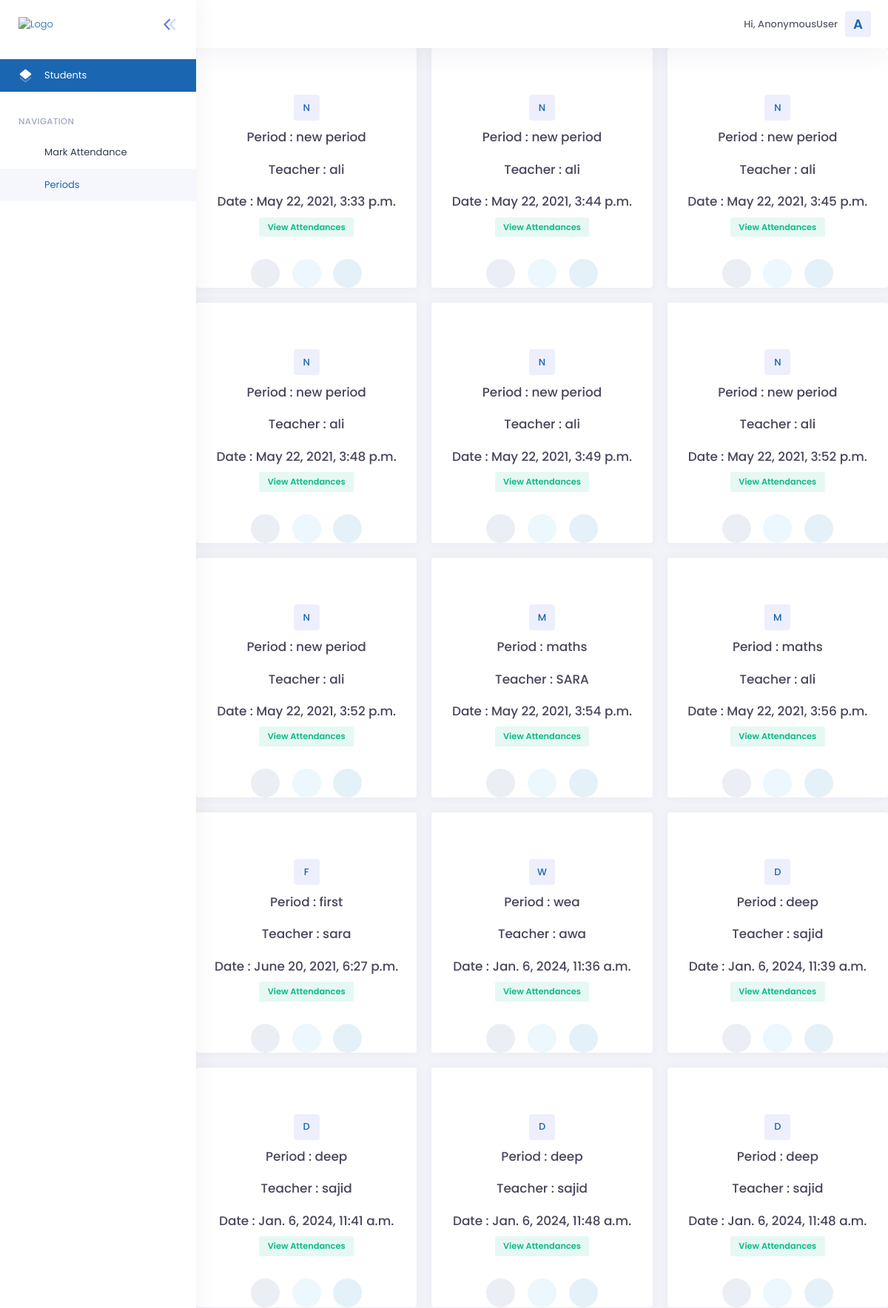
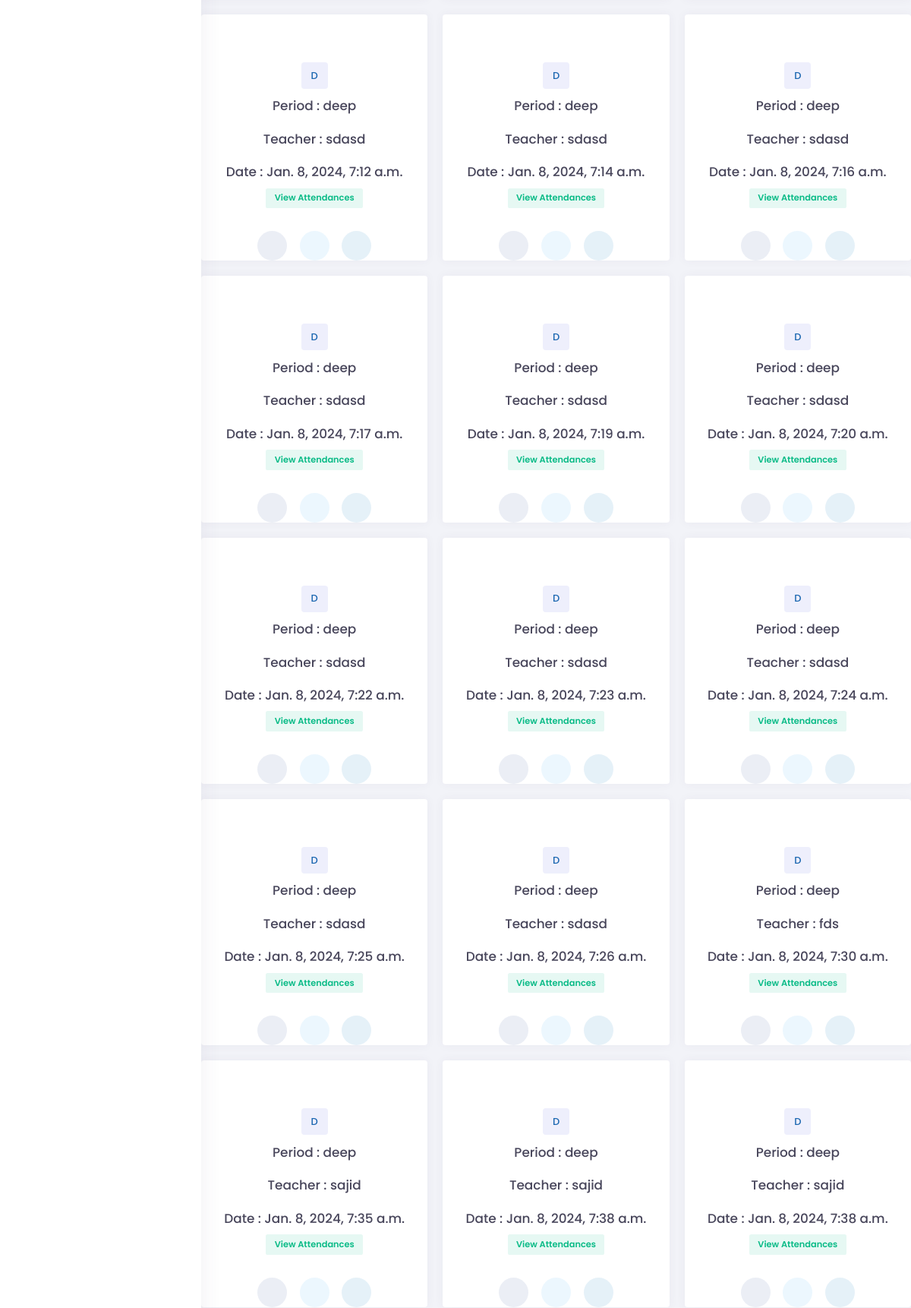
The page /periods (upper part) on the database its author committed (2 pictures, top to bottom).
### attendance/models.py (models this page shows)
class Period(models.Model):
    teacher_name = models.CharField(blank=True , null=True, max_length=50)
    period_name = models.CharField(blank=True , null=True, max_length=50)
    time_start = models.DateTimeField(null = True)
    time_end = models.DateTimeField(null = True)

### attendance/views.py (the view)
# urls.py: path('periods', views.periods, name="periods"),
def periods(request):
	data={}
	periods = Period.objects.all().order_by('time_start')
	data['periods'] = periods
	return render(request , 'all_periods.html' , data)

### templates/all_periods.html (shortened to what this page needs)
{% extends 'base.html' %}
{% block body %}
<div class="row">
{% for period in periods %}
								<div class="col-xl-3 col-lg-4 col-md-6">
									<div class="kt-portlet kt-portlet--height-fluid">
										<div class="kt-portlet__head kt-portlet__head--noborder">
										</div>
										<div class="kt-portlet__body kt-portlet__body--fit-y">
											<div class="kt-widget kt-widget--user-profile-4">
												<div class="kt-widget__head">
													<div class="kt-widget__media">
														<span class="kt-badge kt-badge--username kt-badge--unified-primary kt-badge--lg kt-badge--rounded kt-badge--bold">{{period.period_name.0|capfirst}}</span>
													</div>
													<div class="kt-widget__content">
														<div class="kt-widget__section">
															<a href="#" class="kt-widget__username">
																Period : {{period.period_name}}
															</a>
															<a href="#" class="kt-widget__username">
																Teacher : {{period.teacher_name}}
															</a>
															<a href="#" class="kt-widget__username">
																Date : {{period.time_start}}
															</a>
															<div class="kt-widget__button">
															<a href="/all_attendances/{{period.id}}">	<span class="btn btn-label-success btn-sm">View Attendances</span> </a>
															</div>
															<div class="kt-widget__action">
																<a href="#" class="btn btn-icon btn-circle btn-label-facebook">
																	<i class="socicon-facebook"></i>
																</a>
																<a href="#" class="btn btn-icon btn-circle btn-label-twitter">
																	<i class="socicon-twitter"></i>
																</a>
																<a href="#" class="btn btn-icon btn-circle btn-label-linkedin">
																	<i class="socicon-linkedin"></i>
																</a>
															</div>
														</div>
													</div>
												</div>
											</div>
										</div>
									</div>
								</div>
    {% endfor %}
							</div>
{% endblock body %}

### rows shown on the page
Period: period_name.0 "N", period_name "new period", teacher_name "ali", time_start "May 22, 2021, 3:33 p.m."
Period: period_name.0 "N", period_name "new period", teacher_name "ali", time_start "May 22, 2021, 3:44 p.m."
Period: period_name.0 "N", period_name "new period", teacher_name "ali", time_start "May 22, 2021, 3:45 p.m."
Period: period_name.0 "N", period_name "new period", teacher_name "ali", time_start "May 22, 2021, 3:48 p.m."
Period: period_name.0 "N", period_name "new period", teacher_name "ali", time_start "May 22, 2021, 3:49 p.m."
Period: period_name.0 "N", period_name "new period", teacher_name "ali", time_start "May 22, 2021, 3:52 p.m."
Period: period_name.0 "N", period_name "new period", teacher_name "ali", time_start "May 22, 2021, 3:52 p.m."
Period: period_name.0 "M", period_name "maths", teacher_name "SARA", time_start "May 22, 2021, 3:54 p.m."
Period: period_name.0 "M", period_name "maths", teacher_name "ali", time_start "May 22, 2021, 3:56 p.m."
Period: period_name.0 "F", period_name "first", teacher_name "sara", time_start "June 20, 2021, 6:27 p.m."
Period: period_name.0 "W", period_name "wea", teacher_name "awa", time_start "Jan. 6, 2024, 11:36 a.m."
Period: period_name.0 "D", period_name "deep", teacher_name "sajid", time_start "Jan. 6, 2024, 11:39 a.m."
Period: period_name.0 "D", period_name "deep", teacher_name "sajid", time_start "Jan. 6, 2024, 11:41 a.m."
Period: period_name.0 "D", period_name "deep", teacher_name "sajid", time_start "Jan. 6, 2024, 11:48 a.m."
Period: period_name.0 "D", period_name "deep", teacher_name "sajid", time_start "Jan. 6, 2024, 11:48 a.m."
Period: period_name.0 "D", period_name "deep", teacher_name "sdasd", time_start "Jan. 8, 2024, 7:12 a.m."
Period: period_name.0 "D", period_name "deep", teacher_name "sdasd", time_start "Jan. 8, 2024, 7:14 a.m."
Period: period_name.0 "D", period_name "deep", teacher_name "sdasd", time_start "Jan. 8, 2024, 7:16 a.m."
Period: period_name.0 "D", period_name "deep", teacher_name "sdasd", time_start "Jan. 8, 2024, 7:17 a.m."
Period: period_name.0 "D", period_name "deep", teacher_name "sdasd", time_start "Jan. 8, 2024, 7:19 a.m."
Period: period_name.0 "D", period_name "deep", teacher_name "sdasd", time_start "Jan. 8, 2024, 7:20 a.m."
Period: period_name.0 "D", period_name "deep", teacher_name "sdasd", time_start "Jan. 8, 2024, 7:22 a.m."
Period: period_name.0 "D", period_name "deep", teacher_name "sdasd", time_start "Jan. 8, 2024, 7:23 a.m."
Period: period_name.0 "D", period_name "deep", teacher_name "sdasd", time_start "Jan. 8, 2024, 7:24 a.m."
Period: period_name.0 "D", period_name "deep", teacher_name "sdasd", time_start "Jan. 8, 2024, 7:25 a.m."
Period: period_name.0 "D", period_name "deep", teacher_name "sdasd", time_start "Jan. 8, 2024, 7:26 a.m."
Period: period_name.0 "D", period_name "deep", teacher_name "fds", time_start "Jan. 8, 2024, 7:30 a.m."
Period: period_name.0 "D", period_name "deep", teacher_name "sajid", time_start "Jan. 8, 2024, 7:35 a.m."
Period: period_name.0 "D", period_name "deep", teacher_name "sajid", time_start "Jan. 8, 2024, 7:38 a.m."
Period: period_name.0 "D", period_name "deep", teacher_name "sajid", time_start "Jan. 8, 2024, 7:38 a.m."

### other values the page prints
{{ request.user }} "AnonymousUser"
